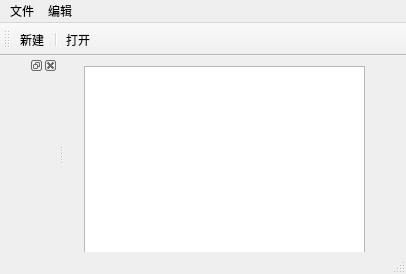
<?xml version="1.0" encoding="UTF-8"?>
<ui version="4.0">
 <class>MainWindow</class>
 <widget class="QMainWindow" name="MainWindow">
  <property name="geometry">
   <rect>
    <x>0</x>
    <y>0</y>
    <width>406</width>
    <height>274</height>
   </rect>
  </property>
  <property name="windowTitle">
   <string>MainWindow</string>
  </property>
  <widget class="QWidget" name="centralwidget">
   <widget class="QTextEdit" name="textEdit">
    <property name="geometry">
     <rect>
      <x>20</x>
      <y>10</y>
      <width>281</width>
      <height>201</height>
     </rect>
    </property>
   </widget>
  </widget>
  <widget class="QMenuBar" name="menubar">
   <property name="geometry">
    <rect>
     <x>0</x>
     <y>0</y>
     <width>406</width>
     <height>26</height>
    </rect>
   </property>
   <widget class="QMenu" name="menu">
    <property name="title">
     <string>文件</string>
    </property>
    <addaction name="actionnew"/>
    <addaction name="separator"/>
    <addaction name="actionopen"/>
   </widget>
   <widget class="QMenu" name="menu_2">
    <property name="title">
     <string>编辑</string>
    </property>
   </widget>
   <addaction name="menu"/>
   <addaction name="menu_2"/>
  </widget>
  <widget class="QStatusBar" name="statusbar"/>
  <widget class="QToolBar" name="toolBar">
   <property name="windowTitle">
    <string>toolBar</string>
   </property>
   <attribute name="toolBarArea">
    <enum>TopToolBarArea</enum>
   </attribute>
   <attribute name="toolBarBreak">
    <bool>false</bool>
   </attribute>
   <addaction name="actionnew"/>
   <addaction name="separator"/>
   <addaction name="actionopen"/>
  </widget>
  <widget class="QDockWidget" name="dockWidget">
   <property name="allowedAreas">
    <set>Qt::AllDockWidgetAreas</set>
   </property>
   <attribute name="dockWidgetArea">
    <number>1</number>
   </attribute>
   <widget class="QWidget" name="dockWidgetContents"/>
  </widget>
  <action name="actionnew">
   <property name="text">
    <string>新建</string>
   </property>
  </action>
  <action name="actionopen">
   <property name="text">
    <string>打开</string>
   </property>
  </action>
 </widget>
 <resources/>
 <connections/>
</ui>
